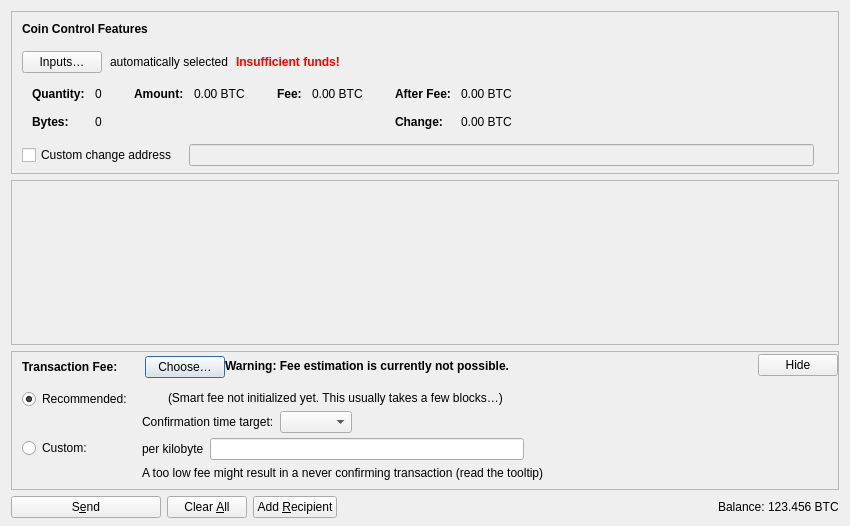
<?xml version="1.0" encoding="UTF-8"?>
<ui version="4.0">
 <class>SendCoinsDialog</class>
 <widget class="QDialog" name="SendCoinsDialog">
  <property name="geometry">
   <rect>
    <x>0</x>
    <y>0</y>
    <width>850</width>
    <height>526</height>
   </rect>
  </property>
  <property name="windowTitle">
   <string>Send Coins</string>
  </property>
  <layout class="QVBoxLayout" name="verticalLayout" stretch="0,1,0,0">
   <property name="bottomMargin">
    <number>8</number>
   </property>
   <item>
    <widget class="QFrame" name="frameCoinControl">
     <property name="sizePolicy">
      <sizepolicy hsizetype="Expanding" vsizetype="Expanding">
       <horstretch>0</horstretch>
       <verstretch>0</verstretch>
      </sizepolicy>
     </property>
     <property name="maximumSize">
      <size>
       <width>16777215</width>
       <height>16777215</height>
      </size>
     </property>
     <property name="frameShape">
      <enum>QFrame::StyledPanel</enum>
     </property>
     <property name="frameShadow">
      <enum>QFrame::Sunken</enum>
     </property>
     <layout class="QVBoxLayout" name="verticalLayoutCoinControl2">
      <property name="spacing">
       <number>0</number>
      </property>
      <property name="leftMargin">
       <number>0</number>
      </property>
      <property name="topMargin">
       <number>0</number>
      </property>
      <property name="rightMargin">
       <number>0</number>
      </property>
      <property name="bottomMargin">
       <number>6</number>
      </property>
      <item>
       <layout class="QVBoxLayout" name="verticalLayoutCoinControl" stretch="0,0,0,0,1">
        <property name="spacing">
         <number>0</number>
        </property>
        <property name="leftMargin">
         <number>10</number>
        </property>
        <property name="topMargin">
         <number>10</number>
        </property>
        <item>
         <layout class="QHBoxLayout" name="horizontalLayoutCoinControl1">
          <property name="bottomMargin">
           <number>15</number>
          </property>
          <item>
           <widget class="QLabel" name="labelCoinControlFeatures">
            <property name="sizePolicy">
             <sizepolicy hsizetype="Preferred" vsizetype="Maximum">
              <horstretch>0</horstretch>
              <verstretch>0</verstretch>
             </sizepolicy>
            </property>
            <property name="font">
             <font>
              <weight>75</weight>
              <bold>true</bold>
             </font>
            </property>
            <property name="styleSheet">
             <string notr="true">font-weight:bold;</string>
            </property>
            <property name="text">
             <string>Coin Control Features</string>
            </property>
           </widget>
          </item>
         </layout>
        </item>
        <item>
         <layout class="QHBoxLayout" name="horizontalLayoutCoinControl2" stretch="0,0,0,0">
          <property name="spacing">
           <number>8</number>
          </property>
          <property name="bottomMargin">
           <number>10</number>
          </property>
          <item>
           <widget class="QPushButton" name="pushButtonCoinControl">
            <property name="styleSheet">
             <string notr="true"/>
            </property>
            <property name="text">
             <string>Inputs…</string>
            </property>
            <property name="autoDefault">
             <bool>false</bool>
            </property>
           </widget>
          </item>
          <item>
           <widget class="QLabel" name="labelCoinControlAutomaticallySelected">
            <property name="text">
             <string>automatically selected</string>
            </property>
            <property name="margin">
             <number>5</number>
            </property>
           </widget>
          </item>
          <item>
           <widget class="QLabel" name="labelCoinControlInsuffFunds">
            <property name="font">
             <font>
              <weight>75</weight>
              <bold>true</bold>
             </font>
            </property>
            <property name="styleSheet">
             <string notr="true">color:red;font-weight:bold;</string>
            </property>
            <property name="text">
             <string>Insufficient funds!</string>
            </property>
            <property name="margin">
             <number>5</number>
            </property>
           </widget>
          </item>
          <item>
           <spacer name="horizontalSpacerCoinControl">
            <property name="orientation">
             <enum>Qt::Horizontal</enum>
            </property>
            <property name="sizeHint" stdset="0">
             <size>
              <width>40</width>
              <height>1</height>
             </size>
            </property>
           </spacer>
          </item>
         </layout>
        </item>
        <item>
         <widget class="QWidget" name="widgetCoinControl" native="true">
          <property name="sizePolicy">
           <sizepolicy hsizetype="Preferred" vsizetype="Preferred">
            <horstretch>0</horstretch>
            <verstretch>0</verstretch>
           </sizepolicy>
          </property>
          <property name="minimumSize">
           <size>
            <width>0</width>
            <height>0</height>
           </size>
          </property>
          <property name="styleSheet">
           <string notr="true"/>
          </property>
          <layout class="QHBoxLayout" name="horizontalLayoutCoinControl5">
           <property name="leftMargin">
            <number>0</number>
           </property>
           <property name="topMargin">
            <number>0</number>
           </property>
           <property name="rightMargin">
            <number>0</number>
           </property>
           <property name="bottomMargin">
            <number>0</number>
           </property>
           <item>
            <layout class="QHBoxLayout" name="horizontalLayoutCoinControl3" stretch="0,0,0,1">
             <property name="spacing">
              <number>20</number>
             </property>
             <property name="topMargin">
              <number>0</number>
             </property>
             <property name="bottomMargin">
              <number>10</number>
             </property>
             <item>
              <layout class="QFormLayout" name="formLayoutCoinControl1">
               <property name="labelAlignment">
                <set>Qt::AlignLeft|Qt::AlignVCenter</set>
               </property>
               <property name="horizontalSpacing">
                <number>10</number>
               </property>
               <property name="verticalSpacing">
                <number>14</number>
               </property>
               <property name="leftMargin">
                <number>10</number>
               </property>
               <property name="topMargin">
                <number>4</number>
               </property>
               <property name="rightMargin">
                <number>6</number>
               </property>
               <item row="0" column="0">
                <widget class="QLabel" name="labelCoinControlQuantityText">
                 <property name="font">
                  <font>
                   <weight>75</weight>
                   <bold>true</bold>
                  </font>
                 </property>
                 <property name="text">
                  <string>Quantity:</string>
                 </property>
                 <property name="margin">
                  <number>0</number>
                 </property>
                </widget>
               </item>
               <item row="0" column="1">
                <widget class="QLabel" name="labelCoinControlQuantity">
                 <property name="cursor">
                  <cursorShape>IBeamCursor</cursorShape>
                 </property>
                 <property name="contextMenuPolicy">
                  <enum>Qt::ActionsContextMenu</enum>
                 </property>
                 <property name="text">
                  <string notr="true">0</string>
                 </property>
                 <property name="margin">
                  <number>0</number>
                 </property>
                 <property name="textInteractionFlags">
                  <set>Qt::LinksAccessibleByMouse|Qt::TextSelectableByKeyboard|Qt::TextSelectableByMouse</set>
                 </property>
                </widget>
               </item>
               <item row="1" column="0">
                <widget class="QLabel" name="labelCoinControlBytesText">
                 <property name="font">
                  <font>
                   <weight>75</weight>
                   <bold>true</bold>
                  </font>
                 </property>
                 <property name="text">
                  <string>Bytes:</string>
                 </property>
                </widget>
               </item>
               <item row="1" column="1">
                <widget class="QLabel" name="labelCoinControlBytes">
                 <property name="cursor">
                  <cursorShape>IBeamCursor</cursorShape>
                 </property>
                 <property name="contextMenuPolicy">
                  <enum>Qt::ActionsContextMenu</enum>
                 </property>
                 <property name="text">
                  <string notr="true">0</string>
                 </property>
                 <property name="textInteractionFlags">
                  <set>Qt::LinksAccessibleByMouse|Qt::TextSelectableByKeyboard|Qt::TextSelectableByMouse</set>
                 </property>
                </widget>
               </item>
              </layout>
             </item>
             <item>
              <layout class="QFormLayout" name="formLayoutCoinControl2">
               <property name="horizontalSpacing">
                <number>10</number>
               </property>
               <property name="verticalSpacing">
                <number>14</number>
               </property>
               <property name="leftMargin">
                <number>6</number>
               </property>
               <property name="topMargin">
                <number>4</number>
               </property>
               <property name="rightMargin">
                <number>6</number>
               </property>
               <item row="0" column="0">
                <widget class="QLabel" name="labelCoinControlAmountText">
                 <property name="font">
                  <font>
                   <weight>75</weight>
                   <bold>true</bold>
                  </font>
                 </property>
                 <property name="text">
                  <string>Amount:</string>
                 </property>
                 <property name="margin">
                  <number>0</number>
                 </property>
                </widget>
               </item>
               <item row="0" column="1">
                <widget class="QLabel" name="labelCoinControlAmount">
                 <property name="cursor">
                  <cursorShape>IBeamCursor</cursorShape>
                 </property>
                 <property name="contextMenuPolicy">
                  <enum>Qt::ActionsContextMenu</enum>
                 </property>
                 <property name="text">
                  <string notr="true">0.00 BTC</string>
                 </property>
                 <property name="textInteractionFlags">
                  <set>Qt::LinksAccessibleByMouse|Qt::TextSelectableByKeyboard|Qt::TextSelectableByMouse</set>
                 </property>
                </widget>
               </item>
              </layout>
             </item>
             <item>
              <layout class="QFormLayout" name="formLayoutCoinControl3">
               <property name="horizontalSpacing">
                <number>10</number>
               </property>
               <property name="verticalSpacing">
                <number>14</number>
               </property>
               <property name="leftMargin">
                <number>6</number>
               </property>
               <property name="topMargin">
                <number>4</number>
               </property>
               <property name="rightMargin">
                <number>6</number>
               </property>
               <item row="0" column="0">
                <widget class="QLabel" name="labelCoinControlFeeText">
                 <property name="font">
                  <font>
                   <weight>75</weight>
                   <bold>true</bold>
                  </font>
                 </property>
                 <property name="text">
                  <string>Fee:</string>
                 </property>
                 <property name="margin">
                  <number>0</number>
                 </property>
                </widget>
               </item>
               <item row="0" column="1">
                <widget class="QLabel" name="labelCoinControlFee">
                 <property name="cursor">
                  <cursorShape>IBeamCursor</cursorShape>
                 </property>
                 <property name="contextMenuPolicy">
                  <enum>Qt::ActionsContextMenu</enum>
                 </property>
                 <property name="text">
                  <string notr="true">0.00 BTC</string>
                 </property>
                 <property name="textInteractionFlags">
                  <set>Qt::LinksAccessibleByMouse|Qt::TextSelectableByKeyboard|Qt::TextSelectableByMouse</set>
                 </property>
                </widget>
               </item>
              </layout>
             </item>
             <item>
              <layout class="QFormLayout" name="formLayoutCoinControl4">
               <property name="labelAlignment">
                <set>Qt::AlignLeft|Qt::AlignVCenter</set>
               </property>
               <property name="horizontalSpacing">
                <number>10</number>
               </property>
               <property name="verticalSpacing">
                <number>14</number>
               </property>
               <property name="leftMargin">
                <number>6</number>
               </property>
               <property name="topMargin">
                <number>4</number>
               </property>
               <property name="rightMargin">
                <number>6</number>
               </property>
               <item row="0" column="0">
                <widget class="QLabel" name="labelCoinControlAfterFeeText">
                 <property name="font">
                  <font>
                   <weight>75</weight>
                   <bold>true</bold>
                  </font>
                 </property>
                 <property name="text">
                  <string>After Fee:</string>
                 </property>
                 <property name="margin">
                  <number>0</number>
                 </property>
                </widget>
               </item>
               <item row="0" column="1">
                <widget class="QLabel" name="labelCoinControlAfterFee">
                 <property name="cursor">
                  <cursorShape>IBeamCursor</cursorShape>
                 </property>
                 <property name="contextMenuPolicy">
                  <enum>Qt::ActionsContextMenu</enum>
                 </property>
                 <property name="text">
                  <string notr="true">0.00 BTC</string>
                 </property>
                 <property name="textInteractionFlags">
                  <set>Qt::LinksAccessibleByMouse|Qt::TextSelectableByKeyboard|Qt::TextSelectableByMouse</set>
                 </property>
                </widget>
               </item>
               <item row="1" column="0">
                <widget class="QLabel" name="labelCoinControlChangeText">
                 <property name="font">
                  <font>
                   <weight>75</weight>
                   <bold>true</bold>
                  </font>
                 </property>
                 <property name="text">
                  <string>Change:</string>
                 </property>
                </widget>
               </item>
               <item row="1" column="1">
                <widget class="QLabel" name="labelCoinControlChange">
                 <property name="cursor">
                  <cursorShape>IBeamCursor</cursorShape>
                 </property>
                 <property name="contextMenuPolicy">
                  <enum>Qt::ActionsContextMenu</enum>
                 </property>
                 <property name="text">
                  <string notr="true">0.00 BTC</string>
                 </property>
                 <property name="textInteractionFlags">
                  <set>Qt::LinksAccessibleByMouse|Qt::TextSelectableByKeyboard|Qt::TextSelectableByMouse</set>
                 </property>
                </widget>
               </item>
              </layout>
             </item>
            </layout>
           </item>
          </layout>
         </widget>
        </item>
        <item>
         <layout class="QHBoxLayout" name="horizontalLayoutCoinControl4" stretch="0,0,0">
          <property name="spacing">
           <number>12</number>
          </property>
          <property name="sizeConstraint">
           <enum>QLayout::SetDefaultConstraint</enum>
          </property>
          <property name="topMargin">
           <number>5</number>
          </property>
          <property name="rightMargin">
           <number>5</number>
          </property>
          <item>
           <widget class="QCheckBox" name="checkBoxCoinControlChange">
            <property name="toolTip">
             <string>If this is activated, but the change address is empty or invalid, change will be sent to a newly generated address.</string>
            </property>
            <property name="text">
             <string>Custom change address</string>
            </property>
           </widget>
          </item>
          <item>
           <widget class="QValidatedLineEdit" name="lineEditCoinControlChange">
            <property name="enabled">
             <bool>false</bool>
            </property>
            <property name="sizePolicy">
             <sizepolicy hsizetype="Expanding" vsizetype="Fixed">
              <horstretch>0</horstretch>
              <verstretch>0</verstretch>
             </sizepolicy>
            </property>
           </widget>
          </item>
          <item>
           <widget class="QLabel" name="labelCoinControlChangeLabel">
            <property name="sizePolicy">
             <sizepolicy hsizetype="Preferred" vsizetype="Expanding">
              <horstretch>0</horstretch>
              <verstretch>0</verstretch>
             </sizepolicy>
            </property>
            <property name="minimumSize">
             <size>
              <width>0</width>
              <height>0</height>
             </size>
            </property>
            <property name="text">
             <string/>
            </property>
            <property name="margin">
             <number>3</number>
            </property>
           </widget>
          </item>
         </layout>
        </item>
        <item>
         <spacer name="verticalSpacerCoinControl">
          <property name="orientation">
           <enum>Qt::Vertical</enum>
          </property>
          <property name="sizeHint" stdset="0">
           <size>
            <width>800</width>
            <height>1</height>
           </size>
          </property>
         </spacer>
        </item>
       </layout>
      </item>
     </layout>
    </widget>
   </item>
   <item>
    <widget class="QScrollArea" name="scrollArea">
     <property name="widgetResizable">
      <bool>true</bool>
     </property>
     <widget class="QWidget" name="scrollAreaWidgetContents">
      <property name="geometry">
       <rect>
        <x>0</x>
        <y>0</y>
        <width>830</width>
        <height>104</height>
       </rect>
      </property>
      <layout class="QVBoxLayout" name="verticalLayout_2" stretch="0,1">
       <property name="leftMargin">
        <number>0</number>
       </property>
       <property name="topMargin">
        <number>0</number>
       </property>
       <property name="rightMargin">
        <number>0</number>
       </property>
       <property name="bottomMargin">
        <number>0</number>
       </property>
       <item>
        <layout class="QVBoxLayout" name="entries">
         <property name="spacing">
          <number>6</number>
         </property>
        </layout>
       </item>
       <item>
        <spacer name="verticalSpacer">
         <property name="orientation">
          <enum>Qt::Vertical</enum>
         </property>
         <property name="sizeHint" stdset="0">
          <size>
           <width>20</width>
           <height>40</height>
          </size>
         </property>
        </spacer>
       </item>
      </layout>
     </widget>
    </widget>
   </item>
   <item>
    <widget class="QFrame" name="frameFee">
     <property name="sizePolicy">
      <sizepolicy hsizetype="Expanding" vsizetype="Expanding">
       <horstretch>0</horstretch>
       <verstretch>0</verstretch>
      </sizepolicy>
     </property>
     <property name="maximumSize">
      <size>
       <width>16777215</width>
       <height>16777215</height>
      </size>
     </property>
     <property name="frameShape">
      <enum>QFrame::StyledPanel</enum>
     </property>
     <property name="frameShadow">
      <enum>QFrame::Sunken</enum>
     </property>
     <layout class="QVBoxLayout" name="verticalLayoutFee1">
      <property name="spacing">
       <number>0</number>
      </property>
      <property name="leftMargin">
       <number>0</number>
      </property>
      <property name="topMargin">
       <number>0</number>
      </property>
      <property name="rightMargin">
       <number>0</number>
      </property>
      <property name="bottomMargin">
       <number>0</number>
      </property>
      <item>
       <layout class="QVBoxLayout" name="verticalLayoutFee2" stretch="0,0,0">
        <property name="spacing">
         <number>0</number>
        </property>
        <property name="leftMargin">
         <number>10</number>
        </property>
        <property name="topMargin">
         <number>0</number>
        </property>
        <item>
         <layout class="QHBoxLayout" name="horizontalLayoutFee1">
          <property name="bottomMargin">
           <number>0</number>
          </property>
          <item>
           <layout class="QVBoxLayout" name="verticalLayoutFee7">
            <property name="spacing">
             <number>0</number>
            </property>
            <item>
             <spacer name="verticalSpacerSmartFee">
              <property name="orientation">
               <enum>Qt::Vertical</enum>
              </property>
              <property name="sizeType">
               <enum>QSizePolicy::Fixed</enum>
              </property>
              <property name="sizeHint" stdset="0">
               <size>
                <width>1</width>
                <height>4</height>
               </size>
              </property>
             </spacer>
            </item>
            <item>
             <layout class="QHBoxLayout" name="horizontalLayoutSmartFee">
              <property name="spacing">
               <number>10</number>
              </property>
              <item>
               <widget class="QLabel" name="labelFeeHeadline">
                <property name="sizePolicy">
                 <sizepolicy hsizetype="Preferred" vsizetype="Maximum">
                  <horstretch>0</horstretch>
                  <verstretch>0</verstretch>
                 </sizepolicy>
                </property>
                <property name="font">
                 <font>
                  <weight>75</weight>
                  <bold>true</bold>
                 </font>
                </property>
                <property name="styleSheet">
                 <string notr="true">font-weight:bold;</string>
                </property>
                <property name="text">
                 <string>Transaction Fee:</string>
                </property>
               </widget>
              </item>
              <item>
               <widget class="QLabel" name="labelFeeMinimized">
                <property name="text">
                 <string/>
                </property>
               </widget>
              </item>
              <item>
               <widget class="QPushButton" name="buttonChooseFee">
                <property name="text">
                 <string>Choose…</string>
                </property>
               </widget>
              </item>
             </layout>
            </item>
            <item>
             <spacer name="verticalSpacer_5">
              <property name="orientation">
               <enum>Qt::Vertical</enum>
              </property>
              <property name="sizeHint" stdset="0">
               <size>
                <width>1</width>
                <height>1</height>
               </size>
              </property>
             </spacer>
            </item>
           </layout>
          </item>
          <item>
           <widget class="QLabel" name="fallbackFeeWarningLabel">
            <property name="toolTip">
             <string>Using the fallbackfee can result in sending a transaction that will take several hours or days (or never) to confirm. Consider choosing your fee manually or wait until you have validated the complete chain.</string>
            </property>
            <property name="font">
            <font>
                <weight>75</weight>
                <bold>true</bold>
            </font>
            </property>
            <property name="text">
             <string>Warning: Fee estimation is currently not possible.</string>
            </property>
            <property name="wordWrap">
             <bool>false</bool>
            </property>
           </widget>
          </item>
          <item>
           <spacer name="horizontalSpacer_4">
            <property name="orientation">
             <enum>Qt::Horizontal</enum>
            </property>
            <property name="sizeType">
             <enum>QSizePolicy::MinimumExpanding</enum>
            </property>
            <property name="sizeHint" stdset="0">
             <size>
              <width>40</width>
              <height>20</height>
             </size>
            </property>
           </spacer>
          </item>
          <item>
           <widget class="QPushButton" name="buttonMinimizeFee">
            <property name="toolTip">
             <string>Hide transaction fee settings</string>
            </property>
            <property name="text">
             <string>Hide</string>
            </property>
           </widget>
          </item>
         </layout>
        </item>
        <item>
         <widget class="QFrame" name="frameFeeSelection">
          <layout class="QVBoxLayout" name="verticalLayoutFee12">
           <property name="spacing">
            <number>0</number>
           </property>
           <property name="leftMargin">
            <number>0</number>
           </property>
           <property name="topMargin">
            <number>0</number>
           </property>
           <property name="rightMargin">
            <number>0</number>
           </property>
           <property name="bottomMargin">
            <number>0</number>
           </property>
           <item>
            <layout class="QGridLayout" name="gridLayoutFee">
             <property name="topMargin">
              <number>10</number>
             </property>
             <property name="bottomMargin">
              <number>4</number>
             </property>
             <property name="horizontalSpacing">
              <number>10</number>
             </property>
             <property name="verticalSpacing">
              <number>4</number>
             </property>
             <item row="1" column="1">
              <layout class="QVBoxLayout" name="verticalLayoutFee8">
               <property name="spacing">
                <number>6</number>
               </property>
               <item>
                <layout class="QHBoxLayout" name="horizontalLayoutFee13">
                 <item>
                  <widget class="QLabel" name="labelCustomPerKilobyte">
                   <property name="toolTip">
                    <string>Specify a custom fee per kB (1,000 bytes) of the transaction's virtual size.

Note:  Since the fee is calculated on a per-byte basis, a fee rate of "100 satoshis per kvB" for a transaction size of 500 virtual bytes (half of 1 kvB) would ultimately yield a fee of only 50 satoshis.</string>
                   </property>
                   <property name="text">
                    <string>per kilobyte</string>
                   </property>
                  </widget>
                 </item>
                 <item>
                  <widget class="BitXAmountField" name="customFee"/>
                 </item>
                 <item>
                  <spacer name="horizontalSpacer_6">
                   <property name="orientation">
                    <enum>Qt::Horizontal</enum>
                   </property>
                   <property name="sizeHint" stdset="0">
                    <size>
                     <width>1</width>
                     <height>1</height>
                    </size>
                   </property>
                  </spacer>
                 </item>
                </layout>
               </item>
               <item>
                <layout class="QHBoxLayout" name="horizontalLayoutFee8">
                 <item>
                  <widget class="QLabel" name="labelCustomFeeWarning">
                   <property name="enabled">
                    <bool>true</bool>
                   </property>
                   <property name="toolTip">
                    <string>When there is less transaction volume than space in the blocks, miners as well as relaying nodes may enforce a minimum fee. Paying only this minimum fee is just fine, but be aware that this can result in a never confirming transaction once there is more demand for bitx transactions than the network can process.</string>
                   </property>
                   <property name="text">
                    <string>A too low fee might result in a never confirming transaction (read the tooltip)</string>
                   </property>
                  </widget>
                 </item>
                 <item>
                  <spacer name="horizontalSpacer_2">
                   <property name="orientation">
                    <enum>Qt::Horizontal</enum>
                   </property>
                   <property name="sizeHint" stdset="0">
                    <size>
                     <width>1</width>
                     <height>1</height>
                    </size>
                   </property>
                  </spacer>
                 </item>
                </layout>
               </item>
              </layout>
             </item>
             <item row="0" column="0">
              <layout class="QVBoxLayout" name="verticalLayoutFee4" stretch="0,1">
               <item>
                <widget class="QRadioButton" name="radioSmartFee">
                 <property name="text">
                  <string>Recommended:</string>
                 </property>
                 <property name="checked">
                  <bool>true</bool>
                 </property>
                 <attribute name="buttonGroup">
                  <string notr="true">groupFee</string>
                 </attribute>
                </widget>
               </item>
               <item>
                <spacer name="verticalSpacer_2">
                 <property name="orientation">
                  <enum>Qt::Vertical</enum>
                 </property>
                 <property name="sizeHint" stdset="0">
                  <size>
                   <width>1</width>
                   <height>1</height>
                  </size>
                 </property>
                </spacer>
               </item>
              </layout>
             </item>
             <item row="1" column="0">
              <layout class="QVBoxLayout" name="verticalLayoutFee9" stretch="0,1">
               <item>
                <widget class="QRadioButton" name="radioCustomFee">
                 <property name="text">
                  <string>Custom:</string>
                 </property>
                 <attribute name="buttonGroup">
                  <string notr="true">groupFee</string>
                 </attribute>
                </widget>
               </item>
               <item>
                <spacer name="verticalSpacer_6">
                 <property name="orientation">
                  <enum>Qt::Vertical</enum>
                 </property>
                 <property name="sizeHint" stdset="0">
                  <size>
                   <width>1</width>
                   <height>1</height>
                  </size>
                 </property>
                </spacer>
               </item>
              </layout>
             </item>
             <item row="0" column="1">
              <layout class="QVBoxLayout" name="verticalLayoutFee3" stretch="0,0,1">
               <property name="spacing">
                <number>6</number>
               </property>
               <property name="topMargin">
                <number>2</number>
               </property>
               <item>
                <layout class="QHBoxLayout" name="horizontalLayoutFee12">
                 <item>
                  <widget class="QLabel" name="labelSmartFee">
                   <property name="text">
                    <string/>
                   </property>
                  </widget>
                 </item>
                 <item>
                  <widget class="QLabel" name="labelFeeEstimation">
                   <property name="text">
                    <string/>
                   </property>
                  </widget>
                 </item>
                 <item>
                  <widget class="QLabel" name="labelSmartFee2">
                   <property name="text">
                    <string>(Smart fee not initialized yet. This usually takes a few blocks…)</string>
                   </property>
                  </widget>
                 </item>
                 <item>
                  <spacer name="horizontalSpacer_5">
                   <property name="orientation">
                    <enum>Qt::Horizontal</enum>
                   </property>
                   <property name="sizeHint" stdset="0">
                    <size>
                     <width>1</width>
                     <height>1</height>
                    </size>
                   </property>
                  </spacer>
                 </item>
                </layout>
               </item>
               <item>
                <layout class="QHBoxLayout" name="horizontalLayoutFee9">
                 <item>
                  <layout class="QVBoxLayout" name="verticalLayoutFee6">
                   <item>
                    <widget class="QLabel" name="labelSmartFee3">
                     <property name="text">
                      <string>Confirmation time target:</string>
                     </property>
                    </widget>
                   </item>
                  </layout>
                 </item>
                 <item>
                  <layout class="QVBoxLayout" name="verticalLayoutFee5">
                   <property name="rightMargin">
                    <number>30</number>
                   </property>
                   <item>
                    <layout class="QHBoxLayout" name="horizontalLayoutConfTarget">
                     <property name="bottomMargin">
                      <number>0</number>
                     </property>
                     <item>
                      <widget class="QComboBox" name="confTargetSelector"/>
                     </item>
                     <item>
                      <spacer name="horizontalSpacerConfTarget">
                       <property name="orientation">
                        <enum>Qt::Horizontal</enum>
                       </property>
                       <property name="sizeHint" stdset="0">
                        <size>
                         <width>40</width>
                         <height>20</height>
                        </size>
                       </property>
                      </spacer>
                     </item>
                    </layout>
                   </item>
                  </layout>
                 </item>
                </layout>
               </item>
               <item>
                <spacer name="verticalSpacer_4">
                 <property name="orientation">
                  <enum>Qt::Vertical</enum>
                 </property>
                 <property name="sizeHint" stdset="0">
                  <size>
                   <width>1</width>
                   <height>1</height>
                  </size>
                 </property>
                </spacer>
               </item>
              </layout>
             </item>
            </layout>
           </item>
          </layout>
         </widget>
        </item>
        <item>
         <spacer name="verticalSpacerFee">
          <property name="orientation">
           <enum>Qt::Vertical</enum>
          </property>
          <property name="sizeHint" stdset="0">
           <size>
            <width>40</width>
            <height>5</height>
           </size>
          </property>
         </spacer>
        </item>
       </layout>
      </item>
     </layout>
    </widget>
   </item>
   <item>
    <layout class="QHBoxLayout" name="horizontalLayout">
     <item>
      <widget class="QPushButton" name="sendButton">
       <property name="minimumSize">
        <size>
         <width>150</width>
         <height>0</height>
        </size>
       </property>
       <property name="toolTip">
        <string>Confirm the send action</string>
       </property>
       <property name="text">
        <string>S&amp;end</string>
       </property>
       <property name="icon">
        <iconset resource="../bitx.qrc">
         <normaloff>:/icons/send</normaloff>:/icons/send</iconset>
       </property>
       <property name="autoDefault">
        <bool>false</bool>
       </property>
       <property name="default">
        <bool>false</bool>
       </property>
      </widget>
     </item>
     <item>
      <widget class="QPushButton" name="clearButton">
       <property name="sizePolicy">
        <sizepolicy hsizetype="Minimum" vsizetype="Fixed">
         <horstretch>0</horstretch>
         <verstretch>0</verstretch>
        </sizepolicy>
       </property>
       <property name="toolTip">
        <string>Clear all fields of the form.</string>
       </property>
       <property name="text">
        <string>Clear &amp;All</string>
       </property>
       <property name="icon">
        <iconset resource="../bitx.qrc">
         <normaloff>:/icons/remove</normaloff>:/icons/remove</iconset>
       </property>
       <property name="autoDefault">
        <bool>false</bool>
       </property>
      </widget>
     </item>
     <item>
      <widget class="QPushButton" name="addButton">
       <property name="toolTip">
        <string>Send to multiple recipients at once</string>
       </property>
       <property name="text">
        <string>Add &amp;Recipient</string>
       </property>
       <property name="icon">
        <iconset resource="../bitx.qrc">
         <normaloff>:/icons/add</normaloff>:/icons/add</iconset>
       </property>
       <property name="autoDefault">
        <bool>false</bool>
       </property>
      </widget>
     </item>
     <item>
      <spacer name="horizontalSpacer">
       <property name="orientation">
        <enum>Qt::Horizontal</enum>
       </property>
       <property name="sizeHint" stdset="0">
        <size>
         <width>40</width>
         <height>20</height>
        </size>
       </property>
      </spacer>
     </item>
     <item>
      <layout class="QHBoxLayout" name="horizontalLayout_2">
       <property name="spacing">
        <number>3</number>
       </property>
       <item>
        <widget class="QLabel" name="labelBalanceName">
         <property name="sizePolicy">
          <sizepolicy hsizetype="Preferred" vsizetype="Fixed">
           <horstretch>0</horstretch>
           <verstretch>0</verstretch>
          </sizepolicy>
         </property>
         <property name="text">
          <string>Balance:</string>
         </property>
        </widget>
       </item>
       <item>
        <widget class="QLabel" name="labelBalance">
         <property name="sizePolicy">
          <sizepolicy hsizetype="Preferred" vsizetype="Fixed">
           <horstretch>0</horstretch>
           <verstretch>0</verstretch>
          </sizepolicy>
         </property>
         <property name="cursor">
          <cursorShape>IBeamCursor</cursorShape>
         </property>
         <property name="text">
          <string notr="true">123.456 BTC</string>
         </property>
         <property name="textInteractionFlags">
          <set>Qt::LinksAccessibleByMouse|Qt::TextSelectableByKeyboard|Qt::TextSelectableByMouse</set>
         </property>
        </widget>
       </item>
      </layout>
     </item>
    </layout>
   </item>
  </layout>
 </widget>
 <customwidgets>
  <customwidget>
   <class>QValidatedLineEdit</class>
   <extends>QLineEdit</extends>
   <header>qt/qvalidatedlineedit.h</header>
  </customwidget>
  <customwidget>
   <class>BitXAmountField</class>
   <extends>QLineEdit</extends>
   <header>qt/bitxamountfield.h</header>
   <container>1</container>
  </customwidget>
 </customwidgets>
 <resources>
  <include location="../bitx.qrc"/>
 </resources>
 <connections/>
 <buttongroups>
  <buttongroup name="groupFee"/>
 </buttongroups>
</ui>
